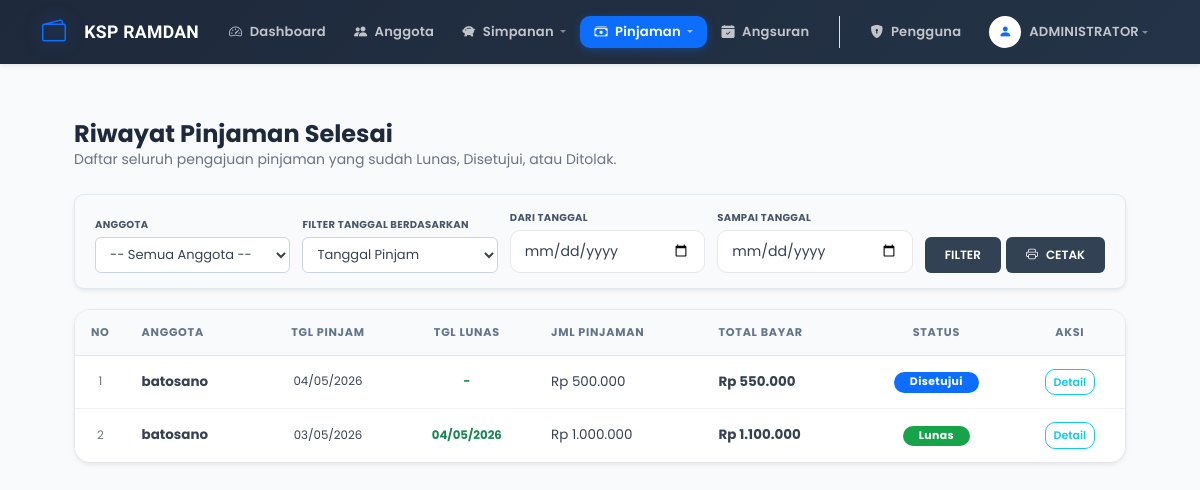
/riwayat_pinjaman_ramdan.php (signed in), run on the app's committed database.
### tables this page shows
CREATE TABLE `tb_pinjaman_ramdan` (
  `id_pinjaman_ramdan` int(11) NOT NULL,
  `id_anggota_ramdan` int(11) NOT NULL,
  `jumlah_pinjaman_ramdan` decimal(15,2) NOT NULL,
  `bunga_ramdan` decimal(5,2) NOT NULL,
  `lama_pinjaman_ramdan` int(11) NOT NULL,
  `total_pinjaman_ramdan` decimal(15,2) NOT NULL,
  `sisa_pinjaman_ramdan` int(11) DEFAULT NULL,
  `status_pinjaman_ramdan` enum('Diajukan','Disetujui','Lunas') DEFAULT 'Diajukan',
  `tanggal_pinjaman_ramdan` date NOT NULL
);

CREATE TABLE `tb_anggota_ramdan` (
  `id_anggota_ramdan` int(11) NOT NULL,
  `nama_ramdan` varchar(100) NOT NULL,
  `alamat_ramdan` text DEFAULT NULL,
  `no_hp_ramdan` varchar(20) DEFAULT NULL,
  `tanggal_daftar_ramdan` date NOT NULL
);

### functions_ramdan.php (called while the page is built, shortened)
<?php
function rupiah($angka) {
    return "Rp " . number_format($angka, 0, ',', '.');
}
?>

### riwayat_pinjaman_ramdan.php (the view, shortened to what this page needs)
<?php
include 'koneksi_ramdan.php';
include 'header_ramdan.php';
$role_user = isset($_SESSION['role']) ? $_SESSION['role'] : '';
$id_anggota_filter = isset($_GET['id_anggota_ramdan']) ? mysqli_real_escape_string($koneksi, $_GET['id_anggota_ramdan']) : '';
$tgl_awal = isset($_GET['tgl_awal']) ? mysqli_real_escape_string($koneksi, $_GET['tgl_awal']) : '';
$tgl_akhir = isset($_GET['tgl_akhir']) ? mysqli_real_escape_string($koneksi, $_GET['tgl_akhir']) : '';
$filter_tipe = isset($_GET['filter_tipe']) ? mysqli_real_escape_string($koneksi, $_GET['filter_tipe']) : 'pinjam';
$params_cetak = http_build_query([
    'id_anggota_ramdan' => $id_anggota_filter,
    'tgl_awal' => $tgl_awal,
    'tgl_akhir' => $tgl_akhir,
    'filter_tipe' => $filter_tipe
]);
?>
<div class="content">
    <div class="d-flex justify-content-between align-items-center mb-4">
        <div>
            <h4 class="fw-bold text-dark mb-0">Riwayat Pinjaman Selesai</h4>
            <p class="text-muted small mb-0">Daftar seluruh pengajuan pinjaman yang sudah Lunas, Disetujui, atau Ditolak.</p>
        </div>
    </div>
    <div class="f-section shadow-sm">
        <form method="GET" action="riwayat_pinjaman_ramdan.php">
            <div class="f-container">
                <?php if ($role_user != 'Anggota'): ?>
                <div class="f-item">
                    <span class="f-label">Anggota</span>
                    <select name="id_anggota_ramdan" class="f-control">
                        <option value="">-- Semua Anggota --</option>
                    </select>
                </div>
                <?php endif; ?>
                <div class="f-item" style="min-width: 180px;">
                    <span class="f-label">Filter Tanggal Berdasarkan</span>
                    <select name="filter_tipe" class="f-control">
                        <option value="pinjam" <?php echo ($filter_tipe == 'pinjam') ? 'selected' : ''; ?>>Tanggal Pinjam</option>
                    </select>
                </div>
                <div class="f-item">
                    <span class="f-label">Dari Tanggal</span>
                    <input type="date" name="tgl_awal" class="f-control" value="<?php echo $tgl_awal; ?>">
                </div>
                <div class="f-item">
                    <span class="f-label">Sampai Tanggal</span>
                    <input type="date" name="tgl_akhir" class="f-control" value="<?php echo $tgl_akhir; ?>">
                </div>
                <div class="btn-action-group">
                    <button type="submit" class="btn-f-cari">FILTER</button>
                    <a href="cetak_riwayat_pinjaman_ramdan.php?<?php echo $params_cetak; ?>"
                       class="btn-f-print" target="_blank" title="Cetak Laporan">
                        <i class="bi bi-printer me-2"></i> CETAK
                    </a>
                </div>
            </div>
        </form>
    </div>
    <div class="card shadow-sm border-0 rounded-3 overflow-hidden">
        <div class="card-body p-0">
            <div class="table-responsive">
                <table class="table table-hover align-middle mb-0">
                    <thead class="bg-light">
                        <tr>
                            <th class="text-center py-3 text-muted small fw-bold" width="50">NO</th>
                            <th class="py-3 small fw-bold">ANGGOTA</th>
                            <th class="py-3 small fw-bold text-center">TGL PINJAM</th>
                            <th class="py-3 small fw-bold text-center">TGL LUNAS</th>
                            <th class="py-3 small fw-bold">JML PINJAMAN</th>
                            <th class="py-3 small fw-bold">TOTAL BAYAR</th>
                            <th class="py-3 small fw-bold text-center">STATUS</th>
                            <th class="text-center py-3 small fw-bold">AKSI</th>
                        </tr>
                    </thead>
                    <tbody>
                        <?php
                        $no = 1;
                        $sql = "SELECT p.*, a.nama_ramdan,
                                (SELECT MAX(tanggal_bayar_ramdan) FROM tb_angsuran_ramdan WHERE id_pinjaman_ramdan = p.id_pinjaman_ramdan) as tanggal_lunas
                                FROM tb_pinjaman_ramdan p
                                JOIN tb_anggota_ramdan a ON p.id_anggota_ramdan = a.id_anggota_ramdan
                                WHERE p.status_pinjaman_ramdan != 'Diajukan'";
                        $sql .= " ORDER BY p.tanggal_pinjaman_ramdan DESC";
                        $query = mysqli_query($koneksi, $sql);
                        while ($data = mysqli_fetch_assoc($query)) {
                            $status = $data['status_pinjaman_ramdan'];
                            $badge = 'bg-primary';
                            if ($status == 'Lunas') $badge = 'bg-success';
                            $tgl_lunas_tampil = ($status == 'Lunas' && $data['tanggal_lunas']) ? date('d/m/Y', strtotime($data['tanggal_lunas'])) : '-';
                        ?>
                        <tr>
                            <td class="text-center text-muted small"><?php echo $no++; ?></td>
                            <td class="fw-bold"><?php echo htmlspecialchars($data['nama_ramdan']); ?></td>
                            <td class="text-center small"><?php echo date('d/m/Y', strtotime($data['tanggal_pinjaman_ramdan'])); ?></td>
                            <td class="text-center small fw-bold text-success"><?php echo $tgl_lunas_tampil; ?></td>
                            <td><?php echo rupiah($data['jumlah_pinjaman_ramdan']); ?></td>
                            <td class="fw-bold"><?php echo rupiah($data['total_pinjaman_ramdan']); ?></td>
                            <td class="text-center">
                                <span class="badge <?php echo $badge; ?> rounded-pill px-3"><?php echo $status; ?></span>
                            </td>
                            <td class="text-center">
                                <?php if($status != 'Ditolak'): ?>
                                    <a href="riwayat_angsuran_ramdan.php?id=<?php echo $data['id_pinjaman_ramdan']; ?>" class="btn btn-outline-info btn-sm py-1 px-2" style="font-size: 11px;">Detail</a>
                                <?php else: ?>
                                    <span class="text-muted small">-</span>
                                <?php endif; ?>
                            </td>
                        </tr>
                        <?php } ?>
                    </tbody>
                </table>
            </div>
        </div>
    </div>
</div>
<?php include 'footer_ramdan.php'; ?>

### header_ramdan.php (shortened to what this page needs)
<?php
if (!function_exists('isActive')) {
    function isActive($pages) {
        $current_page = basename($_SERVER['PHP_SELF']);
        if (is_array($pages)) {
            return in_array($current_page, $pages) ? 'active fw-bold text-white' : '';
        }
        return $current_page == $pages ? 'active fw-bold text-white' : '';
    }
}
$role_user = isset($_SESSION['role']) ? $_SESSION['role'] : 'Petugas';
$nama_display = isset($_SESSION['nama_ramdan']) ? $_SESSION['nama_ramdan'] : (isset($_SESSION['nama']) ? $_SESSION['nama'] : 'User');
?>
<!DOCTYPE html>
<html lang="id">
<head>
    <link href="https://cdn.jsdelivr.net/npm/bootstrap@5.3.0/dist/css/bootstrap.min.css" rel="stylesheet">
    <link rel="stylesheet" href="https://cdn.jsdelivr.net/npm/bootstrap-icons@1.11.1/font/bootstrap-icons.css">
    <link rel="stylesheet" href="style.css">
</head>
<body>
<nav class="navbar navbar-expand-lg navbar-dark shadow-sm mb-4 sticky-top">
    <div class="container">
        <a class="navbar-brand d-flex align-items-center fw-bold" href="dashboard_<?php echo strtolower($role_user); ?>_ramdan.php">
            <i class="bi bi-wallet2 me-2 fs-4"></i> KSP RAMDAN
        </a>
        <div class="collapse navbar-collapse" id="navbarNav">
            <ul class="navbar-nav me-auto mb-2 mb-lg-0">
                <li class="nav-item">
                    <a class="nav-link <?php echo isActive(['dashboard_admin_ramdan.php', 'dashboard_petugas_ramdan.php']); ?>" href="dashboard_<?php echo strtolower($role_user); ?>_ramdan.php">
                        <i class="bi bi-speedometer2 me-1"></i> Dashboard
                    </a>
                </li>
                <li class="nav-item">
                    <a class="nav-link <?php echo isActive(['data_anggota_ramdan.php', 'tambah_anggota_ramdan.php', 'edit_anggota_ramdan.php']); ?>" href="data_anggota_ramdan.php">
                        <i class="bi bi-people-fill me-1"></i> Anggota
                    </a>
                </li>
                <li class="nav-item dropdown">
                    <a class="nav-link dropdown-toggle <?php echo isActive(['data_simpanan_ramdan.php', 'riwayat_simpanan_ramdan.php', 'tambah_simpanan_ramdan.php', 'tarik_simpanan_ramdan.php']); ?>" href="#" role="button" data-bs-toggle="dropdown">
                        <i class="bi bi-piggy-bank-fill me-1"></i> Simpanan
                    </a>
                </li>
                <li class="nav-item dropdown">
                    <a class="nav-link dropdown-toggle <?php echo isActive(['data_pinjaman_ramdan.php', 'riwayat_pinjaman_ramdan.php', 'tambah_pinjaman_ramdan.php', 'acc_pinjaman_ramdan.php']); ?>" href="#" role="button" data-bs-toggle="dropdown">
                        <i class="bi bi-cash-stack me-1"></i> Pinjaman
                    </a>
                </li>
                <li class="nav-item">
                    <a class="nav-link <?php echo isActive(['data_angsuran_ramdan.php', 'tambah_angsuran_ramdan.php']); ?>" href="data_angsuran_ramdan.php">
                        <i class="bi bi-calendar-check-fill me-1"></i> Angsuran
                    </a>
                </li>
                <?php if ($role_user == 'Admin'): ?>
                <li class="nav-item ms-lg-3 border-start ps-lg-3">
                    <a class="nav-link text-warning <?php echo isActive(['data_user_ramdan.php', 'tambah_user_ramdan.php']); ?>" href="data_user_ramdan.php">
                        <i class="bi bi-shield-lock-fill me-1"></i> Pengguna
                    </a>
                </li>
                <?php endif; ?>
            </ul>
            <div class="dropdown">
                <a class="nav-link dropdown-toggle text-white fw-bold d-flex align-items-center" href="#" role="button" data-bs-toggle="dropdown">
                    <div class="bg-white text-primary rounded-circle d-flex align-items-center justify-content-center me-2" style="width: 32px; height: 32px;">
                        <i class="bi bi-person-fill"></i>
                    </div>
                    <?php echo strtoupper($nama_display); ?>
                </a>
            </div>
        </div>
    </div>
</nav>
<div class="container pb-5">

### footer_ramdan.php (shortened to what this page needs)
</div>
</body>
</html>

### header_ramdan.php (style rules this page uses)
body { font-family: 'Poppins', sans-serif; background-color: #f8fafc; }
.navbar { background: linear-gradient(135deg, #0d6efd 0%, #0a58ca 100%); }
.nav-link { transition: all 0.3s ease; }

### riwayat_pinjaman_ramdan.php (style rules this page uses)
.f-section { background: #f8fafc; border: 1px solid #e2e8f0; border-radius: 10px; padding: 15px 20px; margin-bottom: 20px; }
.f-container { display: flex !important; flex-wrap: wrap; gap: 12px; align-items: flex-end !important; }
.f-item { flex: 1; min-width: 150px; margin-bottom: 0 !important; }
.f-control { display: block !important; width: 100% !important; height: 36px !important; margin: 0 !important; padding: 5px 10px !important; border: 1px solid #cbd5e1 !important; border-radius: 6px !important; font-size: 13px !important; background-color: #ffffff !important; }
.f-label { font-size: 10px !important; font-weight: 700 !important; color: #475569 !important; text-transform: uppercase; margin-bottom: 5px !important; display: block !important; letter-spacing: 0.3px; }
.btn-action-group { display: flex; gap: 5px; margin-bottom: 0 !important; }
.btn-f-cari, .btn-f-print { height: 36px !important; padding: 0 20px !important; background: #334155 !important; color: white !important; border: none !important; border-radius: 6px !important; font-weight: 600 !important; font-size: 12px !important; cursor: pointer; display: flex; align-items: center; justify-content: center; text-decoration: none !important; }

### data on the page
tb_pinjaman_ramdan: id_anggota_ramdan.nama_ramdan "batosano", tanggal_pinjaman_ramdan "04/05/2026", status_pinjaman_ramdan "-", jumlah_pinjaman_ramdan "Rp 500.000", total_pinjaman_ramdan "Rp 550.000", status_pinjaman_ramdan "Disetujui"
tb_pinjaman_ramdan: id_anggota_ramdan.nama_ramdan "batosano", tanggal_pinjaman_ramdan "03/05/2026", tgl_lunas_tampil "04/05/2026", jumlah_pinjaman_ramdan "Rp 1.000.000", total_pinjaman_ramdan "Rp 1.100.000", status_pinjaman_ramdan "Lunas"

### other printed values
$nama_display "ADMINISTRATOR"
